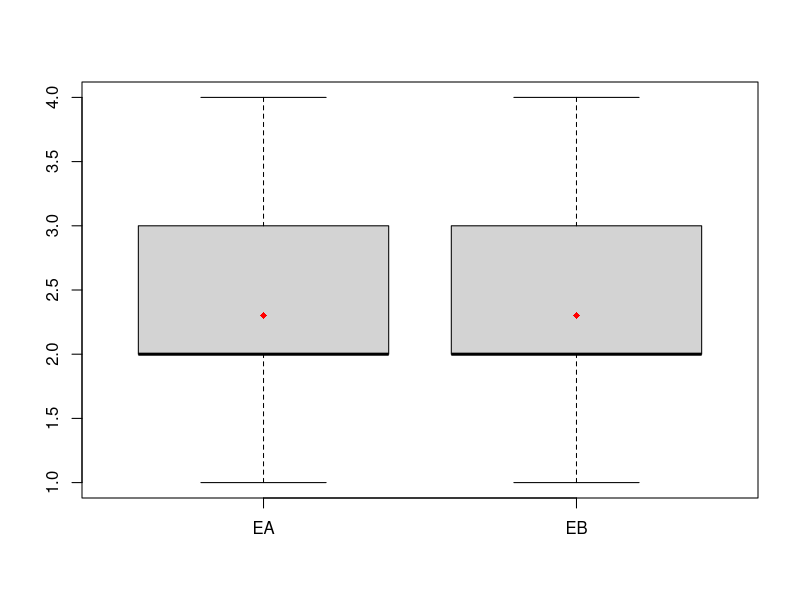
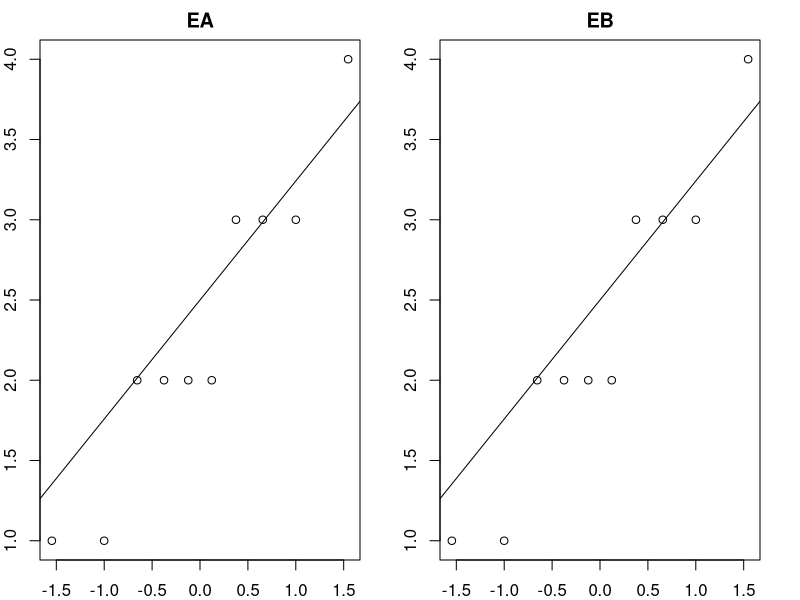
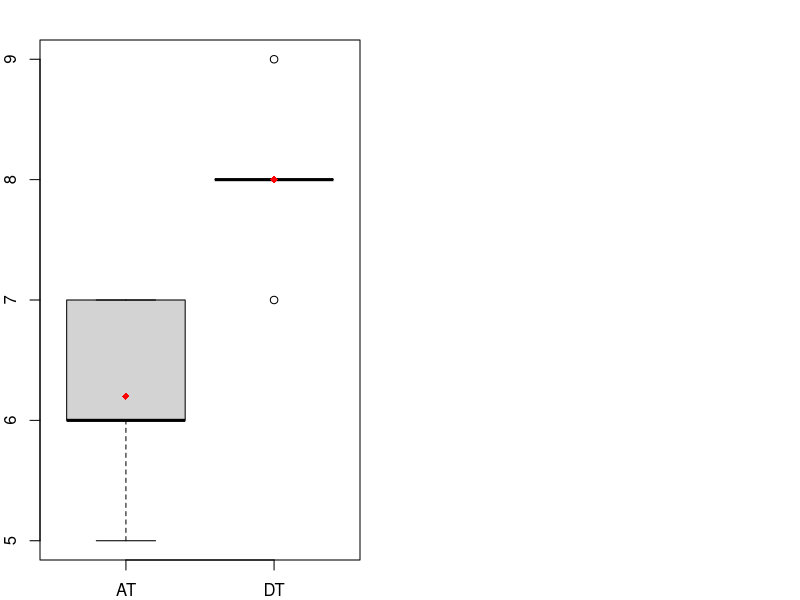
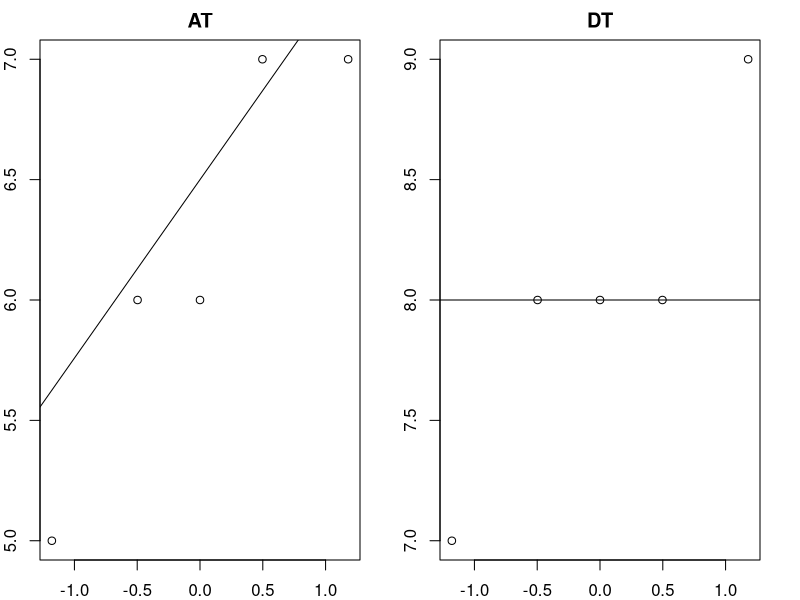

Here is the R script that generated these plots, in order:
#INDEPENDIENTES

EA = c(2,3,1,4,2,3,2,1,3,2)
EB = c(3,2,1,3,2,2,4,2,3,1)

boxplot(EA,EB, names= c ("EA", "EB"))
medias=c(mean(EA), mean(EB))
points(medias,pch=18,col="red")

par(mar = c(2, 2, 2, 2))
par(mfrow =c(1, 2))
qqnorm(EA, xlab = "", ylab="", main = "EA")
qqline(EA)
qqnorm(EB, xlab = "", ylab="", main = "EB")
qqline(EB)

## Prueba t

t.test(EA, EB, paired = FALSE)

##### CASO 2

AT = c (7, 6, 5, 6, 7)
DT = c (8, 7, 8, 8, 9)

boxplot(AT,DT, names= c ("AT", "DT"))
medias=c(mean(AT), mean(DT))
points(medias,pch=18,col="red")

par(mar = c(2, 2, 2, 2))
par(mfrow =c(1, 2))
qqnorm(AT, xlab = "", ylab="", main = "AT")
qqline(AT)
qqnorm(DT, xlab = "", ylab="", main = "DT")
qqline(DT)

## Prueba t

t.test(AT, DT, paired = TRUE)
